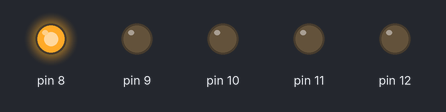
This sketch was run on a simulated Arduino Uno, built with avr-gcc and run on an emulated ATmega328P. On the bench: output pins drawn as LEDs (lit = HIGH).

Above: at 0.2 s.
At 1.2 s:
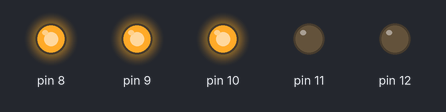
At 2.2 s:
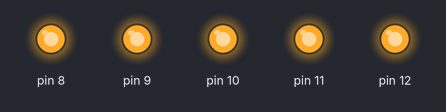
At 2.7 s:
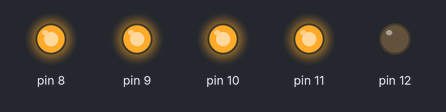
At 4.7 s:
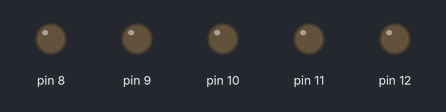
At 5.7 s:
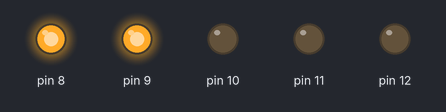
Timing chart, 0 to 6.5 s (numbered marks = the images above):
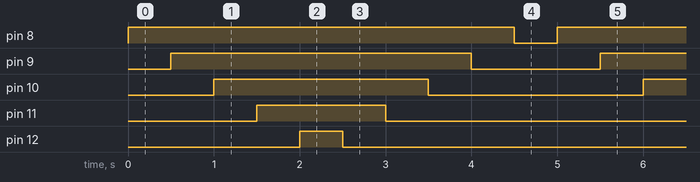

The sketch:

knight-rider.ino
```cpp
// C++ code
//
void setup()
{
  pinMode(8, OUTPUT);
  pinMode(9, OUTPUT);
  pinMode(10, OUTPUT);
  pinMode(11, OUTPUT);
  pinMode(12, OUTPUT);
}

void loop()
{
  for(int b = 8 ; b < 13 ; b++)
  {
    digitalWrite(b, HIGH);
    delay(500);
  }

  for(int b = 12 ; b > 7 ; b--)
  {
    digitalWrite(b, LOW);
    delay(500);
  }
}
```

Measured:
- by itself, pin 8: alternates HIGH for 4.5 s and LOW for 0.50 s
- by itself, pin 9: alternates HIGH for 3.5 s and LOW for 1.5 s
- by itself, pin 10: alternates HIGH for 2.5 s and LOW for 2.5 s
- by itself, pin 11: alternates HIGH for 1.5 s and LOW for 3.5 s
- by itself, pin 12: alternates HIGH for 0.50 s and LOW for 4.5 s
